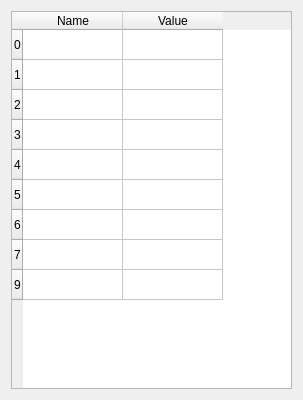
<?xml version="1.0" encoding="UTF-8"?>
<ui version="4.0">
 <class>RegistersWidget</class>
 <widget class="QWidget" name="RegistersWidget">
  <property name="geometry">
   <rect>
    <x>0</x>
    <y>0</y>
    <width>303</width>
    <height>400</height>
   </rect>
  </property>
  <property name="windowTitle">
   <string>Form</string>
  </property>
  <layout class="QVBoxLayout" name="verticalLayout">
   <item>
    <widget class="QTableWidget" name="tableWidget">
     <row>
      <property name="text">
       <string>0</string>
      </property>
     </row>
     <row>
      <property name="text">
       <string>1</string>
      </property>
     </row>
     <row>
      <property name="text">
       <string>2</string>
      </property>
     </row>
     <row>
      <property name="text">
       <string>3</string>
      </property>
     </row>
     <row>
      <property name="text">
       <string>4</string>
      </property>
     </row>
     <row>
      <property name="text">
       <string>5</string>
      </property>
     </row>
     <row>
      <property name="text">
       <string>6</string>
      </property>
     </row>
     <row>
      <property name="text">
       <string>7</string>
      </property>
     </row>
     <row/>
     <column>
      <property name="text">
       <string>Name</string>
      </property>
     </column>
     <column>
      <property name="text">
       <string>Value</string>
      </property>
     </column>
    </widget>
   </item>
  </layout>
 </widget>
 <resources/>
 <connections/>
</ui>
